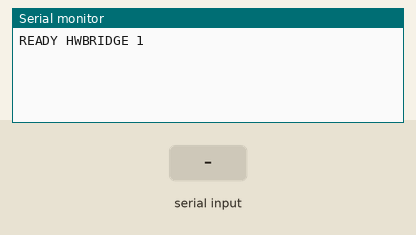
A sketch run on a simulated Arduino Uno, built with avr-gcc and run on an emulated ATmega328P. On the bench: the last lines printed to the serial monitor. The test bench sets the inputs (shaded band).

Above: at 1.2 s.
1.3 s: "PING 1\n" received over Serial
At 1.9 s:
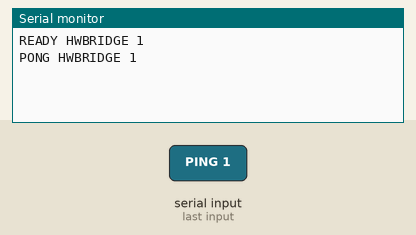
2.8 s: "MODE 1\n" received over Serial
At 4.0 s:
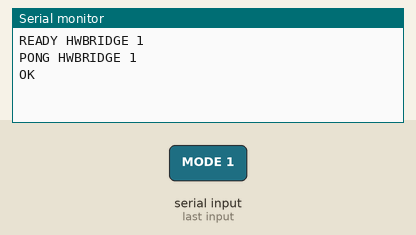
4.3 s: "OUT 1\n" received over Serial
At 5.3 s:
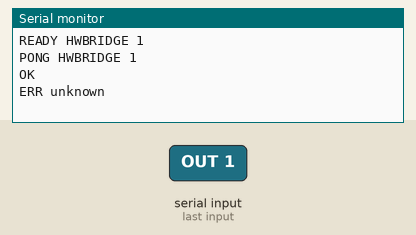
5.8 s: "DR\n" received over Serial
At 6.5 s:
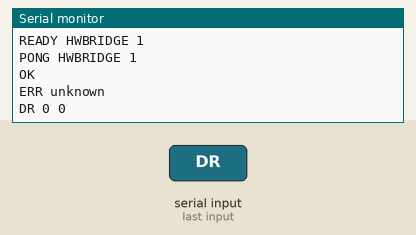
7.3 s: "AR\n" received over Serial
At 7.6 s:
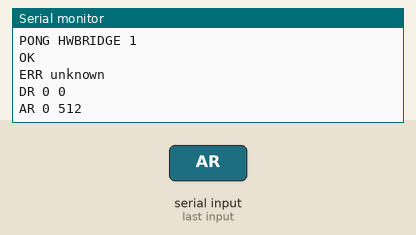

The sketch:

hw_bridge.ino
```cpp
// Hardware Studio - Bridge Firmware v1
// Ek baar board me flash karo, phir app/PC se text commands se pins control karo.
// Serial: 115200 baud, har command ek line (\n se khatam)
//
//   PING                  -> PONG HWBRIDGE 1
//   MODE <pin> IN|OUT|PULLUP
//   DW <pin> <0|1>        digital write
//   DR <pin>              -> DR <pin> <0|1>
//   AR <pin>              -> AR <pin> <0..1023>
//   PWM <pin> <0..255>
//   SERVO <pin> <0..180>
//   STREAM <pin> <ms>     analog value baar-baar bhejo (STREAM OFF band karne ke liye)
// Pin "13" ya "A0" dono tarah likh sakte ho.

#include <Servo.h>

Servo servos[20];
bool attached[20];
String line;
int streamPin = -1;
unsigned long streamMs = 0, lastStream = 0;

int parsePin(String s) {
  s.trim();
  if (s.length() > 0 && (s[0] == 'A' || s[0] == 'a')) return A0 + s.substring(1).toInt();
  return s.toInt();
}

String tok(String &s) {
  s.trim();
  int i = s.indexOf(' ');
  String t;
  if (i < 0) { t = s; s = ""; }
  else { t = s.substring(0, i); s = s.substring(i + 1); }
  return t;
}

void handle(String l) {
  l.trim();
  if (l.length() == 0) return;
  String cmd = tok(l);
  cmd.toUpperCase();
  if (cmd == "PING") {
    Serial.println(F("PONG HWBRIDGE 1"));
  } else if (cmd == "MODE") {
    int p = parsePin(tok(l));
    String m = tok(l); m.toUpperCase();
    pinMode(p, m == "OUT" ? OUTPUT : (m == "PULLUP" ? INPUT_PULLUP : INPUT));
    Serial.println(F("OK"));
  } else if (cmd == "DW") {
    int p = parsePin(tok(l));
    int v = tok(l).toInt();
    pinMode(p, OUTPUT);
    digitalWrite(p, v ? HIGH : LOW);
    Serial.println(F("OK"));
  } else if (cmd == "DR") {
    int p = parsePin(tok(l));
    Serial.print(F("DR ")); Serial.print(p); Serial.print(' ');
    Serial.println(digitalRead(p));
  } else if (cmd == "AR") {
    int p = parsePin(tok(l));
    Serial.print(F("AR ")); Serial.print(p); Serial.print(' ');
    Serial.println(analogRead(p));
  } else if (cmd == "PWM") {
    int p = parsePin(tok(l));
    int v = constrain(tok(l).toInt(), 0, 255);
    pinMode(p, OUTPUT);
    analogWrite(p, v);
    Serial.println(F("OK"));
  } else if (cmd == "SERVO") {
    int p = parsePin(tok(l));
    int a = constrain(tok(l).toInt(), 0, 180);
    if (p >= 0 && p < 20) {
      if (!attached[p]) { servos[p].attach(p); attached[p] = true; }
      servos[p].write(a);
      Serial.println(F("OK"));
    } else Serial.println(F("ERR pin"));
  } else if (cmd == "STREAM") {
    String a = tok(l);
    String b = a; b.toUpperCase();
    if (b == "OFF") { streamPin = -1; Serial.println(F("OK")); }
    else {
      streamPin = parsePin(a);
      streamMs = max(20, tok(l).toInt());
      Serial.println(F("OK"));
    }
  } else {
    Serial.println(F("ERR unknown"));
  }
}

void setup() {
  Serial.begin(115200);
  Serial.println(F("READY HWBRIDGE 1"));
}

void loop() {
  while (Serial.available()) {
    char c = Serial.read();
    if (c == '\n') { handle(line); line = ""; }
    else if (c != '\r' && line.length() < 80) line += c;
  }
  if (streamPin >= 0 && millis() - lastStream >= streamMs) {
    lastStream = millis();
    Serial.print(F("AR ")); Serial.print(streamPin); Serial.print(' ');
    Serial.println(analogRead(streamPin));
  }
}
```

Measured:
- after the input at 1.3 s, the serial monitor: prints a new line at once (image 1)
- after the input at 2.8 s, the serial monitor: prints a new line at once (image 2)
- after the input at 4.3 s, the serial monitor: prints a new line at once (image 3)
- after the input at 5.8 s, the serial monitor: prints a new line at once (image 4)
- after the input at 7.3 s, the serial monitor: prints a new line at once (image 5)
